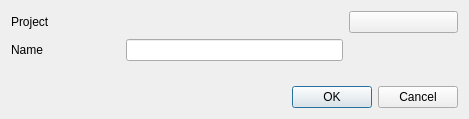
<?xml version="1.0" encoding="UTF-8"?>
<ui version="4.0">
 <class>ITrkToAreaDialog</class>
 <widget class="QDialog" name="ITrkToAreaDialog">
  <property name="geometry">
   <rect>
    <x>0</x>
    <y>0</y>
    <width>469</width>
    <height>119</height>
   </rect>
  </property>
  <property name="windowTitle">
   <string>Convert to Area</string>
  </property>
  <layout class="QVBoxLayout" name="verticalLayout">
   <item>
    <layout class="QGridLayout" name="gridLayout">
     <item row="1" column="1" colspan="2">
      <widget class="QLineEdit" name="lineEditAreaName"/>
     </item>
     <item row="0" column="3">
      <widget class="QPushButton" name="pushButtonProject">
       <property name="toolTip">
        <string>Change Project</string>
       </property>
       <property name="text">
        <string/>
       </property>
       <property name="icon">
        <iconset resource="../../resources.qrc">
         <normaloff>:/icons/GpxProject.svgt</normaloff>:/icons/GpxProject.svgt</iconset>
       </property>
      </widget>
     </item>
     <item row="1" column="0">
      <widget class="QLabel" name="labeName">
       <property name="text">
        <string>Name</string>
       </property>
      </widget>
     </item>
     <item row="0" column="0">
      <widget class="QLabel" name="labelProject">
       <property name="text">
        <string>Project</string>
       </property>
      </widget>
     </item>
     <item row="0" column="1" colspan="2">
      <widget class="QLabel" name="labelProjectName">
       <property name="text">
        <string/>
       </property>
      </widget>
     </item>
    </layout>
   </item>
   <item>
    <spacer name="verticalSpacer">
     <property name="orientation">
      <enum>Qt::Orientation::Vertical</enum>
     </property>
     <property name="sizeHint" stdset="0">
      <size>
       <width>20</width>
       <height>40</height>
      </size>
     </property>
    </spacer>
   </item>
   <item>
    <widget class="QDialogButtonBox" name="buttonBox">
     <property name="orientation">
      <enum>Qt::Orientation::Horizontal</enum>
     </property>
     <property name="standardButtons">
      <set>QDialogButtonBox::StandardButton::Cancel|QDialogButtonBox::StandardButton::Ok</set>
     </property>
    </widget>
   </item>
  </layout>
 </widget>
 <resources>
  <include location="../../resources.qrc"/>
 </resources>
 <connections>
  <connection>
   <sender>buttonBox</sender>
   <signal>accepted()</signal>
   <receiver>ITrkToAreaDialog</receiver>
   <slot>accept()</slot>
   <hints>
    <hint type="sourcelabel">
     <x>248</x>
     <y>254</y>
    </hint>
    <hint type="destinationlabel">
     <x>157</x>
     <y>274</y>
    </hint>
   </hints>
  </connection>
  <connection>
   <sender>buttonBox</sender>
   <signal>rejected()</signal>
   <receiver>ITrkToAreaDialog</receiver>
   <slot>reject()</slot>
   <hints>
    <hint type="sourcelabel">
     <x>316</x>
     <y>260</y>
    </hint>
    <hint type="destinationlabel">
     <x>286</x>
     <y>274</y>
    </hint>
   </hints>
  </connection>
 </connections>
</ui>
